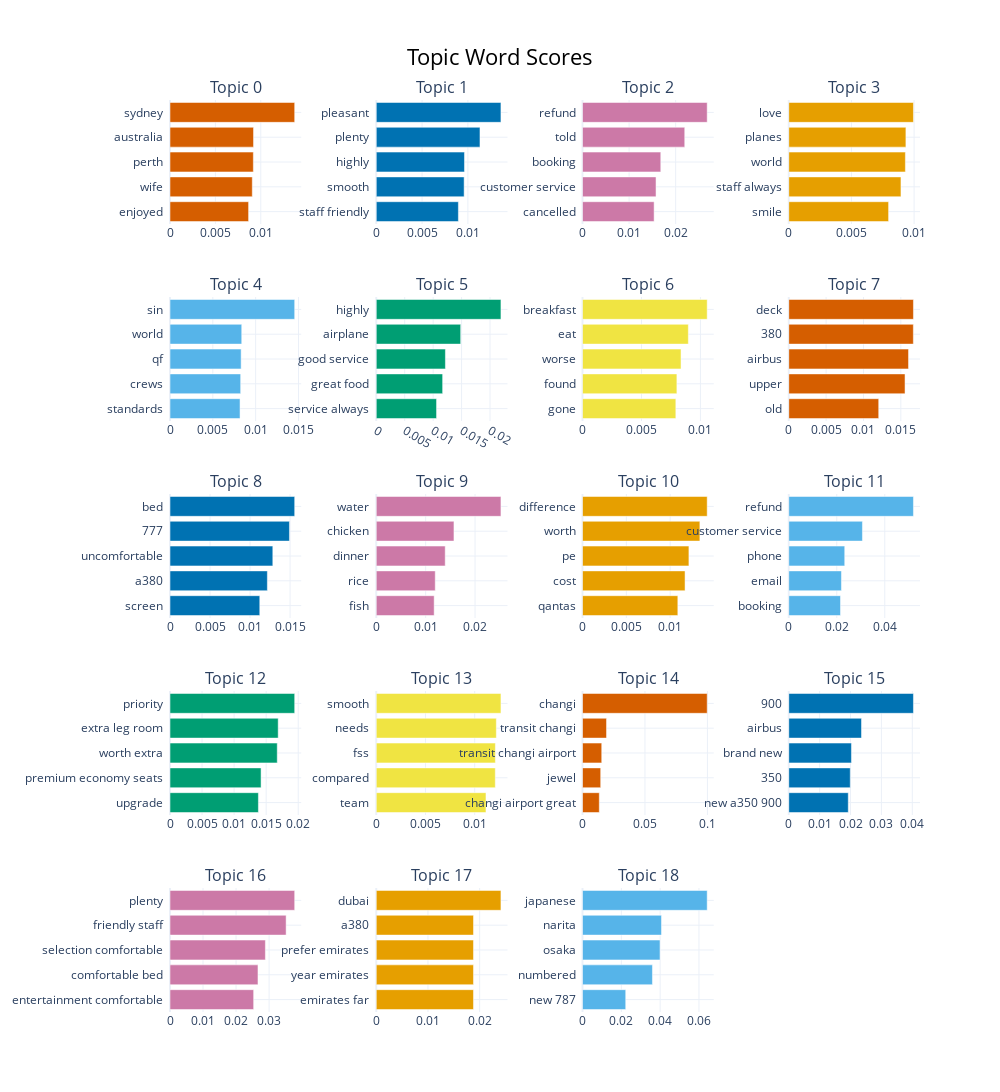

Notebook code for this chart:
### Markdown cell above
Most topics are overlapping due to reduced_topics. They still account for different keywords. Dimensionality reduction plays a role in this representation as well.

### Code cell
topic_model_all_data.visualize_barchart(top_n_topics=len(topic_model_all_data.get_topic_info()))

### Figure 1 — Plotly figure (JSON) as saved in the notebook; plotly's stock layout.template omitted (floating-point values rounded to 4 significant figures)
{"data": [{"marker": {"color": "#D55E00"}, "orientation": "h", "type": "bar", "x": [0.008657, 0.009065, 0.009182, 0.009202, 0.01374], "xaxis": "x", "y": ["enjoyed  ", "wife  ", "perth  ", "australia  ", "sydney  "], "yaxis": "y"}, {"marker": {"color": "#0072B2"}, "orientation": "h", "type": "bar", "x": [0.008964, 0.009592, 0.009629, 0.01132, 0.01361], "xaxis": "x2", "y": ["staff friendly  ", "smooth  ", "highly  ", "plenty  ", "pleasant  "], "yaxis": "y2"}, {"marker": {"color": "#CC79A7"}, "orientation": "h", "type": "bar", "x": [0.01537, 0.01578, 0.0168, 0.02195, 0.02676], "xaxis": "x3", "y": ["cancelled  ", "customer service  ", "booking  ", "told  ", "refund  "], "yaxis": "y3"}, {"marker": {"color": "#E69F00"}, "orientation": "h", "type": "bar", "x": [0.007965, 0.008951, 0.009305, 0.009346, 0.009947], "xaxis": "x4", "y": ["smile  ", "staff always  ", "world  ", "planes  ", "love  "], "yaxis": "y4"}, {"marker": {"color": "#56B4E9"}, "orientation": "h", "type": "bar", "x": [0.008179, 0.008251, 0.008307, 0.008376, 0.01456], "xaxis": "x5", "y": ["standards  ", "crews  ", "qf  ", "world  ", "sin  "], "yaxis": "y5"}, {"marker": {"color": "#009E73"}, "orientation": "h", "type": "bar", "x": [0.0106, 0.01167, 0.01216, 0.01484, 0.02192], "xaxis": "x6", "y": ["service always  ", "great food  ", "good service  ", "airplane  ", "highly  "], "yaxis": "y6"}, {"marker": {"color": "#F0E442"}, "orientation": "h", "type": "bar", "x": [0.007915, 0.008004, 0.008356, 0.008976, 0.01057], "xaxis": "x7", "y": ["gone  ", "found  ", "worse  ", "eat  ", "breakfast  "], "yaxis": "y7"}, {"marker": {"color": "#D55E00"}, "orientation": "h", "type": "bar", "x": [0.01204, 0.01556, 0.01603, 0.01668, 0.01669], "xaxis": "x8", "y": ["old  ", "upper  ", "airbus  ", "380  ", "deck  "], "yaxis": "y8"}, {"marker": {"color": "#0072B2"}, "orientation": "h", "type": "bar", "x": [0.01121, 0.01216, 0.01284, 0.01492, 0.01558], "xaxis": "x9", "y": ["screen  ", "a380  ", "uncomfortable  ", "777  ", "bed  "], "yaxis": "y9"}, {"marker": {"color": "#CC79A7"}, "orientation": "h", "type": "bar", "x": [0.01172, 0.01194, 0.01396, 0.01573, 0.02524], "xaxis": "x10", "y": ["fish  ", "rice  ", "dinner  ", "chicken  ", "water  "], "yaxis": "y10"}, {"marker": {"color": "#E69F00"}, "orientation": "h", "type": "bar", "x": [0.01088, 0.0117, 0.01214, 0.01339, 0.01423], "xaxis": "x11", "y": ["qantas  ", "cost  ", "pe  ", "worth  ", "difference  "], "yaxis": "y11"}, {"marker": {"color": "#56B4E9"}, "orientation": "h", "type": "bar", "x": [0.02156, 0.02195, 0.02332, 0.0307, 0.05195], "xaxis": "x12", "y": ["booking  ", "email  ", "phone  ", "customer service  ", "refund  "], "yaxis": "y12"}, {"marker": {"color": "#009E73"}, "orientation": "h", "type": "bar", "x": [0.01379, 0.01421, 0.01673, 0.01688, 0.01945], "xaxis": "x13", "y": ["upgrade  ", "premium economy seats  ", "worth extra  ", "extra leg room  ", "priority  "], "yaxis": "y13"}, {"marker": {"color": "#F0E442"}, "orientation": "h", "type": "bar", "x": [0.01114, 0.01209, 0.0121, 0.0122, 0.01267], "xaxis": "x14", "y": ["team  ", "compared  ", "fss  ", "needs  ", "smooth  "], "yaxis": "y14"}, {"marker": {"color": "#D55E00"}, "orientation": "h", "type": "bar", "x": [0.01344, 0.01456, 0.01539, 0.01923, 0.09982], "xaxis": "x15", "y": ["changi airport great  ", "jewel  ", "transit changi airport  ", "transit changi  ", "changi  "], "yaxis": "y15"}, {"marker": {"color": "#0072B2"}, "orientation": "h", "type": "bar", "x": [0.01928, 0.01992, 0.0203, 0.02356, 0.04037], "xaxis": "x16", "y": ["new a350 900  ", "350  ", "brand new  ", "airbus  ", "900  "], "yaxis": "y16"}, {"marker": {"color": "#CC79A7"}, "orientation": "h", "type": "bar", "x": [0.02533, 0.02664, 0.02888, 0.03516, 0.03775], "xaxis": "x17", "y": ["entertainment comfortable  ", "comfortable bed  ", "selection comfortable  ", "friendly staff  ", "plenty  "], "yaxis": "y17"}, {"marker": {"color": "#E69F00"}, "orientation": "h", "type": "bar", "x": [0.01881, 0.01881, 0.01881, 0.01881, 0.02412], "xaxis": "x18", "y": ["emirates far  ", "year emirates  ", "prefer emirates  ", "a380  ", "dubai  "], "yaxis": "y18"}, {"marker": {"color": "#56B4E9"}, "orientation": "h", "type": "bar", "x": [0.02227, 0.03603, 0.03995, 0.0407, 0.06424], "xaxis": "x19", "y": ["new 787  ", "numbered  ", "osaka  ", "narita  ", "japanese  "], "yaxis": "y19"}], "layout": {"annotations": [{"font": {"size": 16}, "showarrow": false, "text": "Topic 0", "x": 0.0875, "xanchor": "center", "xref": "paper", "y": 1.0, "yanchor": "bottom", "yref": "paper"}, {"font": {"size": 16}, "showarrow": false, "text": "Topic 1", "x": 0.3625, "xanchor": "center", "xref": "paper", "y": 1.0, "yanchor": "bottom", "yref": "paper"}, {"font": {"size": 16}, "showarrow": false, "text": "Topic 2", "x": 0.6375, "xanchor": "center", "xref": "paper", "y": 1.0, "yanchor": "bottom", "yref": "paper"}, {"font": {"size": 16}, "showarrow": false, "text": "Topic 3", "x": 0.9125, "xanchor": "center", "xref": "paper", "y": 1.0, "yanchor": "bottom", "yref": "paper"}, {"font": {"size": 16}, "showarrow": false, "text": "Topic 4", "x": 0.0875, "xanchor": "center", "xref": "paper", "y": 0.784, "yanchor": "bottom", "yref": "paper"}, {"font": {"size": 16}, "showarrow": false, "text": "Topic 5", "x": 0.3625, "xanchor": "center", "xref": "paper", "y": 0.784, "yanchor": "bottom", "yref": "paper"}, {"font": {"size": 16}, "showarrow": false, "text": "Topic 6", "x": 0.6375, "xanchor": "center", "xref": "paper", "y": 0.784, "yanchor": "bottom", "yref": "paper"}, {"font": {"size": 16}, "showarrow": false, "text": "Topic 7", "x": 0.9125, "xanchor": "center", "xref": "paper", "y": 0.784, "yanchor": "bottom", "yref": "paper"}, {"font": {"size": 16}, "showarrow": false, "text": "Topic 8", "x": 0.0875, "xanchor": "center", "xref": "paper", "y": 0.568, "yanchor": "bottom", "yref": "paper"}, {"font": {"size": 16}, "showarrow": false, "text": "Topic 9", "x": 0.3625, "xanchor": "center", "xref": "paper", "y": 0.568, "yanchor": "bottom", "yref": "paper"}, {"font": {"size": 16}, "showarrow": false, "text": "Topic 10", "x": 0.6375, "xanchor": "center", "xref": "paper", "y": 0.568, "yanchor": "bottom", "yref": "paper"}, {"font": {"size": 16}, "showarrow": false, "text": "Topic 11", "x": 0.9125, "xanchor": "center", "xref": "paper", "y": 0.568, "yanchor": "bottom", "yref": "paper"}, {"font": {"size": 16}, "showarrow": false, "text": "Topic 12", "x": 0.0875, "xanchor": "center", "xref": "paper", "y": 0.352, "yanchor": "bottom", "yref": "paper"}, {"font": {"size": 16}, "showarrow": false, "text": "Topic 13", "x": 0.3625, "xanchor": "center", "xref": "paper", "y": 0.352, "yanchor": "bottom", "yref": "paper"}, {"font": {"size": 16}, "showarrow": false, "text": "Topic 14", "x": 0.6375, "xanchor": "center", "xref": "paper", "y": 0.352, "yanchor": "bottom", "yref": "paper"}, {"font": {"size": 16}, "showarrow": false, "text": "Topic 15", "x": 0.9125, "xanchor": "center", "xref": "paper", "y": 0.352, "yanchor": "bottom", "yref": "paper"}, {"font": {"size": 16}, "showarrow": false, "text": "Topic 16", "x": 0.0875, "xanchor": "center", "xref": "paper", "y": 0.136, "yanchor": "bottom", "yref": "paper"}, {"font": {"size": 16}, "showarrow": false, "text": "Topic 17", "x": 0.3625, "xanchor": "center", "xref": "paper", "y": 0.136, "yanchor": "bottom", "yref": "paper"}, {"font": {"size": 16}, "showarrow": false, "text": "Topic 18", "x": 0.6375, "xanchor": "center", "xref": "paper", "y": 0.136, "yanchor": "bottom", "yref": "paper"}], "height": 1250, "hoverlabel": {"bgcolor": "white", "font": {"family": "Rockwell", "size": 16}}, "showlegend": false, "title": {"font": {"color": "Black", "size": 22}, "text": "Topic Word Scores", "x": 0.5, "xanchor": "center", "yanchor": "top"}, "width": 1000, "xaxis": {"anchor": "y", "domain": [0, 0.175], "showgrid": true}, "xaxis10": {"anchor": "y10", "domain": [0.275, 0.45], "showgrid": true}, "xaxis11": {"anchor": "y11", "domain": [0.55, 0.725], "showgrid": true}, "xaxis12": {"anchor": "y12", "domain": [0.825, 1], "showgrid": true}, "xaxis13": {"anchor": "y13", "domain": [0, 0.175], "showgrid": true}, "xaxis14": {"anchor": "y14", "domain": [0.275, 0.45], "showgrid": true}, "xaxis15": {"anchor": "y15", "domain": [0.55, 0.725], "showgrid": true}, "xaxis16": {"anchor": "y16", "domain": [0.825, 1], "showgrid": true}, "xaxis17": {"anchor": "y17", "domain": [0, 0.175], "showgrid": true}, "xaxis18": {"anchor": "y18", "domain": [0.275, 0.45], "showgrid": true}, "xaxis19": {"anchor": "y19", "domain": [0.55, 0.725], "showgrid": true}, "xaxis2": {"anchor": "y2", "domain": [0.275, 0.45], "showgrid": true}, "xaxis20": {"anchor": "y20", "domain": [0.825, 1], "showgrid": true}, "xaxis3": {"anchor": "y3", "domain": [0.55, 0.725], "showgrid": true}, "xaxis4": {"anchor": "y4", "domain": [0.825, 1], "showgrid": true}, "xaxis5": {"anchor": "y5", "domain": [0, 0.175], "showgrid": true}, "xaxis6": {"anchor": "y6", "domain": [0.275, 0.45], "showgrid": true}, "xaxis7": {"anchor": "y7", "domain": [0.55, 0.725], "showgrid": true}, "xaxis8": {"anchor": "y8", "domain": [0.825, 1], "showgrid": true}, "xaxis9": {"anchor": "y9", "domain": [0, 0.175], "showgrid": true}, "yaxis": {"anchor": "x", "domain": [0.864, 1.0], "showgrid": true}, "yaxis10": {"anchor": "x10", "domain": [0.432, 0.568], "showgrid": true}, "yaxis11": {"anchor": "x11", "domain": [0.432, 0.568], "showgrid": true}, "yaxis12": {"anchor": "x12", "domain": [0.432, 0.568], "showgrid": true}, "yaxis13": {"anchor": "x13", "domain": [0.216, 0.352], "showgrid": true}, "yaxis14": {"anchor": "x14", "domain": [0.216, 0.352], "showgrid": true}, "yaxis15": {"anchor": "x15", "domain": [0.216, 0.352], "showgrid": true}, "yaxis16": {"anchor": "x16", "domain": [0.216, 0.352], "showgrid": true}, "yaxis17": {"anchor": "x17", "domain": [0, 0.136], "showgrid": true}, "yaxis18": {"anchor": "x18", "domain": [0, 0.136], "showgrid": true}, "yaxis19": {"anchor": "x19", "domain": [0, 0.136], "showgrid": true}, "yaxis2": {"anchor": "x2", "domain": [0.864, 1.0], "showgrid": true}, "yaxis20": {"anchor": "x20", "domain": [0, 0.136], "showgrid": true}, "yaxis3": {"anchor": "x3", "domain": [0.864, 1.0], "showgrid": true}, "yaxis4": {"anchor": "x4", "domain": [0.864, 1.0], "showgrid": true}, "yaxis5": {"anchor": "x5", "domain": [0.648, 0.784], "showgrid": true}, "yaxis6": {"anchor": "x6", "domain": [0.648, 0.784], "showgrid": true}, "yaxis7": {"anchor": "x7", "domain": [0.648, 0.784], "showgrid": true}, "yaxis8": {"anchor": "x8", "domain": [0.648, 0.784], "showgrid": true}, "yaxis9": {"anchor": "x9", "domain": [0.432, 0.568], "showgrid": true}}}
